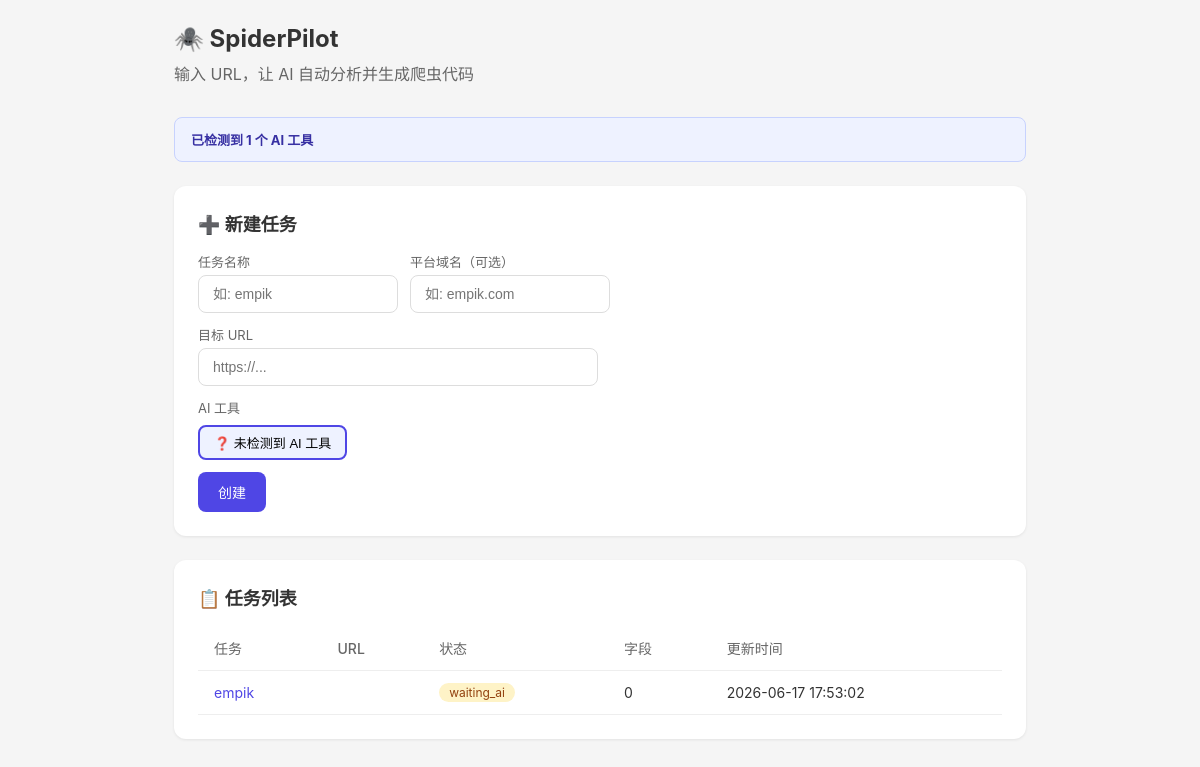
Before: / with the older database file.
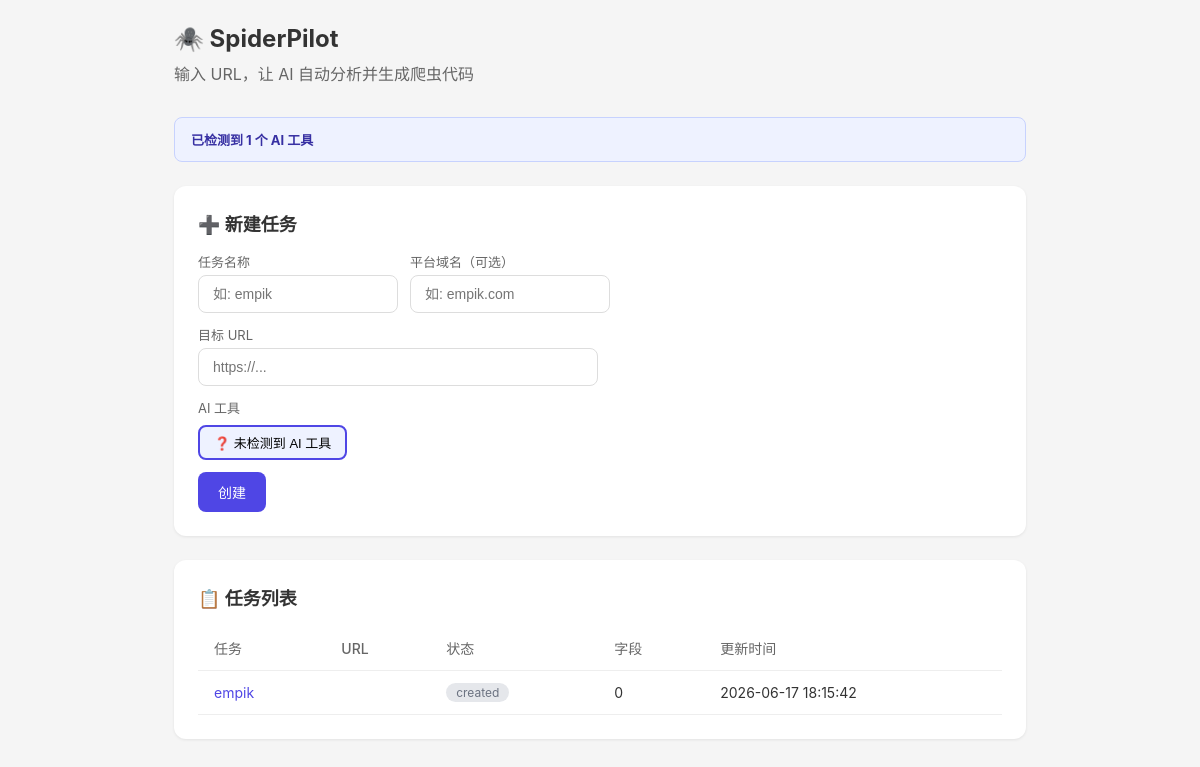
After: the same page with the newer database file.
### tables this page shows
CREATE TABLE tasks (
            id          TEXT PRIMARY KEY,
            name        TEXT NOT NULL,
            url         TEXT NOT NULL,
            platform    TEXT DEFAULT '',
            agent       TEXT DEFAULT '',
            status      TEXT DEFAULT 'created',
            created_at  TEXT NOT NULL,
            updated_at  TEXT NOT NULL
        );

### spiderpilot/web/app.py (the view)
@app.get("/", response_class=HTMLResponse)
async def index(request: Request):
    tasks = list_tasks()
    projects = []
    for t in tasks:
        projects.append({
            "name": t["id"],
            "url": t.get("url", ""),
            "status": t.get("status", "created"),
            "fields_count": len((t.get("analysis") or {}).get("fields", [])),
            "updated": t.get("updated_at", ""),
        })
    return render("index.html", request=request, projects=projects)

### spiderpilot/web/templates/index.html (shortened to what this page needs)
<!DOCTYPE html>
<html lang="zh">
<head>
</head>
<body>
<div class="container">
    <h1>🕷️ SpiderPilot</h1>
    <p class="subtitle">输入 URL，让 AI 自动分析并生成爬虫代码</p>
<div id="agent-banner" style="background:#eef2ff;border:1px solid #c7d2fe;border-radius:8px;padding:12px 16px;margin-bottom:24px;font-size:13px;color:#3730a3;">
</div>
    <div class="card">
        <h2>➕ 新建任务</h2>
        <form action="/create" method="post">
            <div class="form-group">
                <label>任务名称</label>
                <input name="name" placeholder="如: empik" required>
            </div>
            <div class="form-group">
                <label>平台域名（可选）</label>
                <input name="platform" placeholder="如: empik.com">
            </div>
            <div class="form-group">
                <label>目标 URL</label>
                <input name="url" placeholder="https://..." required style="width:400px">
            </div>
            <div class="form-group" style="width:100%">
                <label>AI 工具</label>
                <div id="agent-selector" style="display:flex;gap:6px;flex-wrap:wrap;margin-top:4px">
                </div>
            </div>
            <button class="btn btn-primary" type="submit" id="submit-btn" disabled>创建</button>
        </form>
    </div>
    <div class="card">
        <h2>📋 任务列表</h2>
        {% if projects %}
        <table>
            <thead>
                <tr>
                    <th>任务</th>
                    <th>URL</th>
                    <th>状态</th>
                    <th>字段</th>
                    <th>更新时间</th>
                </tr>
            </thead>
            <tbody>
            {% for p in projects %}
                <tr>
                    <td><a href="/task/{{ p.name }}">{{ p.name }}</a></td>
                    <td style="max-width:300px;overflow:hidden;text-overflow:ellipsis;white-space:nowrap;">{{ p.url }}</td>
                    <td><span class="status status-{{ p.status }}">{{ p.status }}</span></td>
                    <td>{{ p.fields_count }}</td>
                    <td>{{ p.updated }}</td>
                </tr>
            {% endfor %}
            </tbody>
        </table>
        {% else %}
        <div class="empty">
            <p>暂无任务</p>
            <p>👆 上方创建一个</p>
        </div>
        {% endif %}
    </div>
</div>
</body>
</html>

### spiderpilot/web/templates/index.html (style rules this page uses)
* { margin: 0; padding: 0; box-sizing: border-box; }
body { font-family: -apple-system, BlinkMacSystemFont, "Segoe UI", Roboto, sans-serif; background: #f5f5f5; color: #333; }
.container { max-width: 900px; margin: 0 auto; padding: 24px; }
h1 { font-size: 24px; margin-bottom: 8px; }
.subtitle { color: #666; margin-bottom: 32px; }
.card { background: #fff; border-radius: 12px; padding: 24px; margin-bottom: 24px; box-shadow: 0 1px 3px rgba(0,0,0,.08); }
.card h2 { font-size: 18px; margin-bottom: 16px; }
form { display: flex; gap: 12px; align-items: flex-end; flex-wrap: wrap; }
.form-group { display: flex; flex-direction: column; gap: 4px; }
.form-group label { font-size: 13px; color: #666; }
input { padding: 10px 14px; border: 1px solid #ddd; border-radius: 8px; font-size: 14px; width: 200px; }
.btn { padding: 10px 20px; border: none; border-radius: 8px; font-size: 14px; cursor: pointer; font-weight: 500; }
.btn-primary { background: #4f46e5; color: #fff; }
table { width: 100%; border-collapse: collapse; }
th, td { text-align: left; padding: 12px 16px; border-bottom: 1px solid #eee; font-size: 14px; }
th { color: #666; font-weight: 500; }
a { color: #4f46e5; text-decoration: none; }
.status { display: inline-block; padding: 2px 10px; border-radius: 12px; font-size: 12px; }
.status-created { background: #e5e7eb; color: #6b7280; }

Changed rows visible on the page:
changed tasks "empik": status "waiting_ai" → "created"; updated "2026-06-17 17:53:02" → "2026-06-17 18:15:42"
